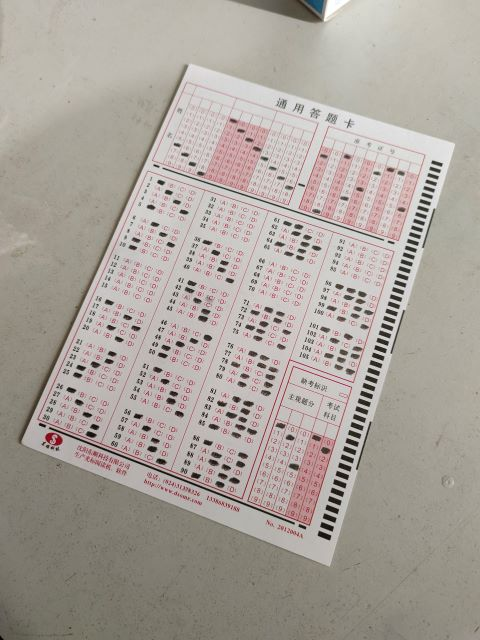
#> input picture learning/img.jpg, 480 x 640 px
$ python demo.py img.jpg
#> lines starting #> are read from the running program, lines starting #| are printed output that depends on the picture
'''
Wiener deconvolution.

Sample shows how DFT can be used to perform Weiner deconvolution [1]
of an image with user-defined point spread function (PSF)

Usage:
  deconvolution.py  [--circle]
      [--angle <degrees>]
      [--d <diameter>]
      [--snr <signal/noise ratio in db>]
      [<input image>]

  Use sliders to adjust PSF paramitiers.
  Keys:
    SPACE - switch btw linear/circular PSF
    ESC   - exit

Examples:
  deconvolution.py --angle 135 --d 22  licenseplate_motion.jpg
    (image source: http://www.topazlabs.com/infocus/_images/licenseplate_compare.jpg)

  deconvolution.py --angle 86 --d 31  text_motion.jpg
  deconvolution.py --circle --d 19  text_defocus.jpg
    (image source: compact digital photo camera, no artificial distortion)
'''

# Python 2/3 compatibility
from __future__ import print_function

import numpy as np
import cv2 as cv


def blur_edge(img, d=31):
    h, w = img.shape[:2]
    img_pad = cv.copyMakeBorder(img, d, d, d, d, cv.BORDER_WRAP)
    img_blur = cv.GaussianBlur(img_pad, (2 * d + 1, 2 * d + 1), -1)[d:-d, d:-d]
    y, x = np.indices((h, w))
    dist = np.dstack([x, w - x - 1, y, h - y - 1]).min(-1)
    w = np.minimum(np.float32(dist) / d, 1.0)
    return img * w + img_blur * (1 - w)


def motion_kernel(angle, d, sz=65):
    kern = np.ones((1, d), np.float32)
    c, s = np.cos(angle), np.sin(angle)
    A = np.float32([[c, -s, 0], [s, c, 0]])
    sz2 = sz // 2
    A[:, 2] = (sz2, sz2) - np.dot(A[:, :2], ((d - 1) * 0.5, 0))
    kern = cv.warpAffine(kern, A, (sz, sz), flags=cv.INTER_CUBIC)
    return kern


def defocus_kernel(d, sz=65):
    kern = np.zeros((sz, sz), np.uint8)
    cv.circle(kern, (sz, sz), d, 255, -1, cv.LINE_AA, shift=1)
    kern = np.float32(kern) / 255.0
    return kern


def main():
    import sys, getopt
    opts, args = getopt.getopt(sys.argv[1:], '', ['circle', 'angle=', 'd=', 'snr='])
    opts = dict(opts)
    try:
        fn = args[0]
    except:
        fn = 'D:\BaiduSyncdisk\code\openCV-Automatic-Grading-System\learning\img.jpg'

    win = 'deconvolution'

    img = cv.imread(cv.samples.findFile(fn), cv.IMREAD_GRAYSCALE)
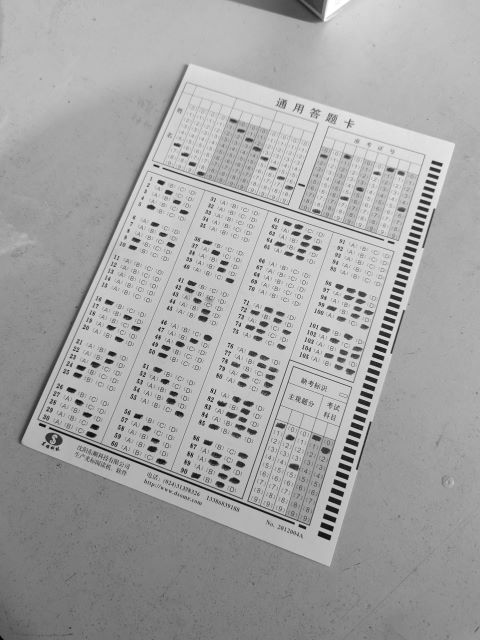
#> img: shape (640, 480); min 0, max 255, mean 164.1
    if img is None:
        print('Failed to load file:', fn)
        sys.exit(1)

    img = np.float32(img) / 255.0
    cv.imshow('input', img)

    img = blur_edge(img)
#> in blur_edge, `img_pad = cv.copyMakeBorder(img, d, d, d, d, cv.BORDER_WRAP)`:
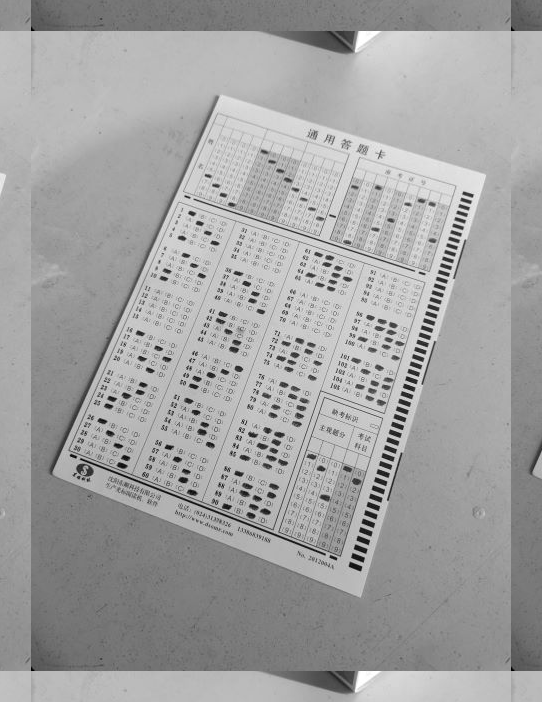
#> img_pad: shape (702, 542) float32; min 0, max 1, mean 0.636
#> in blur_edge, `img_blur = cv.GaussianBlur(img_pad, (2 * d + 1, 2 * d + 1), -1)[d:-d, ..`:
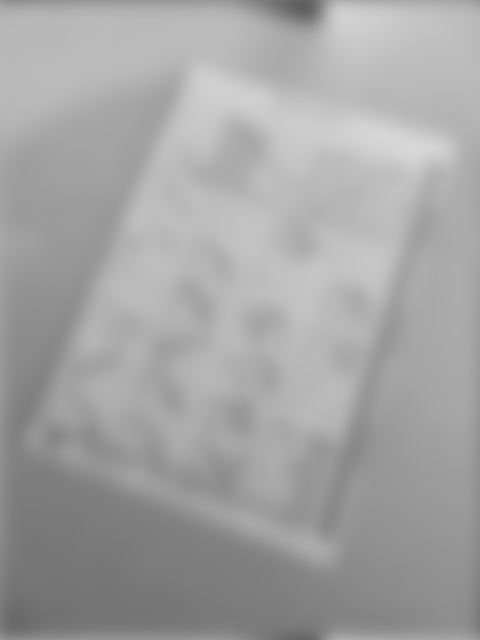
#> img_blur: shape (640, 480) float32; min 0.373, max 0.844, mean 0.643
#> in blur_edge, `w = np.minimum(np.float32(dist) / d, 1.0)`:
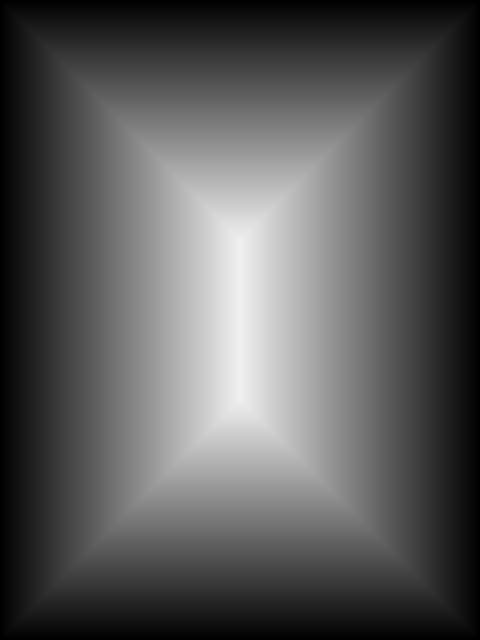
#> dist: shape (640, 480) int64; min 0, max 239, mean 89.5
    IMG = cv.dft(img, flags=cv.DFT_COMPLEX_OUTPUT)

    defocus = '--circle' in opts

    def update(_):
        ang = np.deg2rad(cv.getTrackbarPos('angle', win))
        d = cv.getTrackbarPos('d', win)
        noise = 10 ** (-0.1 * cv.getTrackbarPos('SNR (db)', win))

        if defocus:
            psf = defocus_kernel(d)
        else:
            psf = motion_kernel(ang, d)
        cv.imshow('psf', psf)

        psf /= psf.sum()
        psf_pad = np.zeros_like(img)
        kh, kw = psf.shape
        psf_pad[:kh, :kw] = psf
        PSF = cv.dft(psf_pad, flags=cv.DFT_COMPLEX_OUTPUT, nonzeroRows=kh)
        PSF2 = (PSF ** 2).sum(-1)
        iPSF = PSF / (PSF2 + noise)[..., np.newaxis]
        RES = cv.mulSpectrums(IMG, iPSF, 0)
        res = cv.idft(RES, flags=cv.DFT_SCALE | cv.DFT_REAL_OUTPUT)
        res = np.roll(res, -kh // 2, 0)
        res = np.roll(res, -kw // 2, 1)
        cv.imshow(win, res)

    cv.namedWindow(win)
    cv.namedWindow('psf', 0)
    cv.createTrackbar('angle', win, int(opts.get('--angle', 135)), 180, update)
    cv.createTrackbar('d', win, int(opts.get('--d', 22)), 50, update)
    cv.createTrackbar('SNR (db)', win, int(opts.get('--snr', 25)), 50, update)
    update(None)
#> in update, `cv.imshow('psf', psf)`:
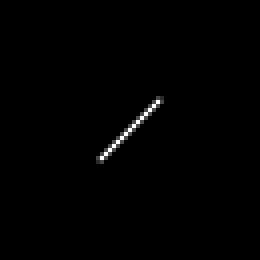
#> window 'psf': shape (65, 65) (shown 4 times larger); min 0, max 255, mean 1.5
#> in update, `res = np.roll(res, -kw // 2, 1)`:
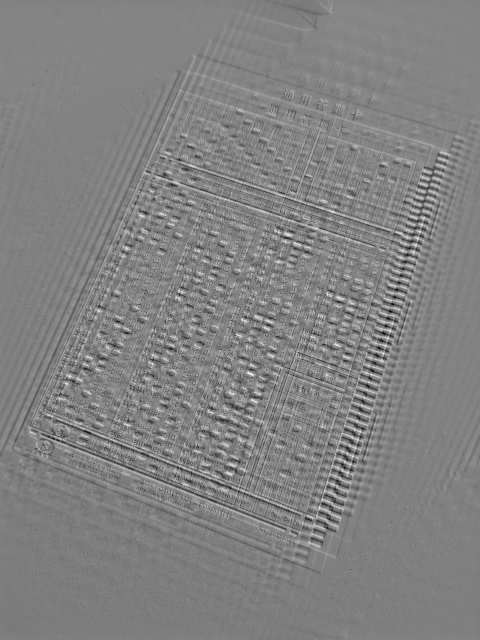
#> res: shape (640, 480) float32; min -3.98, max 5.09, mean 0.642; drawn with min black and max white
#> in update, `cv.imshow(win, res)`:
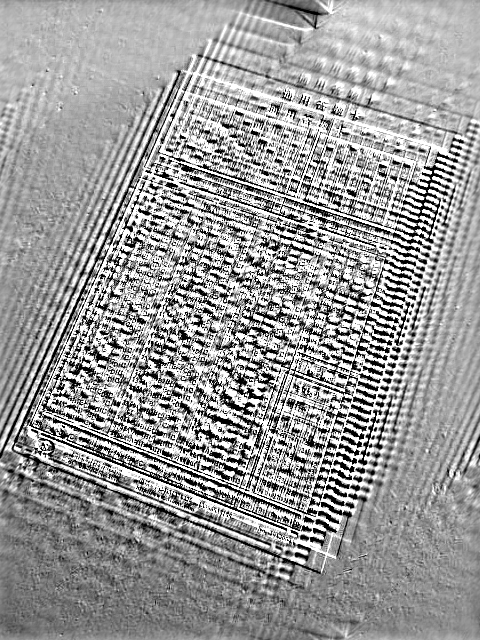
#> window 'deconvolution': shape (640, 480); min 0, max 255, mean 154.3

    while True:
        ch = cv.waitKey()
#> (key Esc is pressed here)
        if ch == 27:
            break
        if ch == ord(' '):
            defocus = not defocus
            update(None)

    print('Done')


if __name__ == '__main__':
    main()
    cv.destroyAllWindows()
